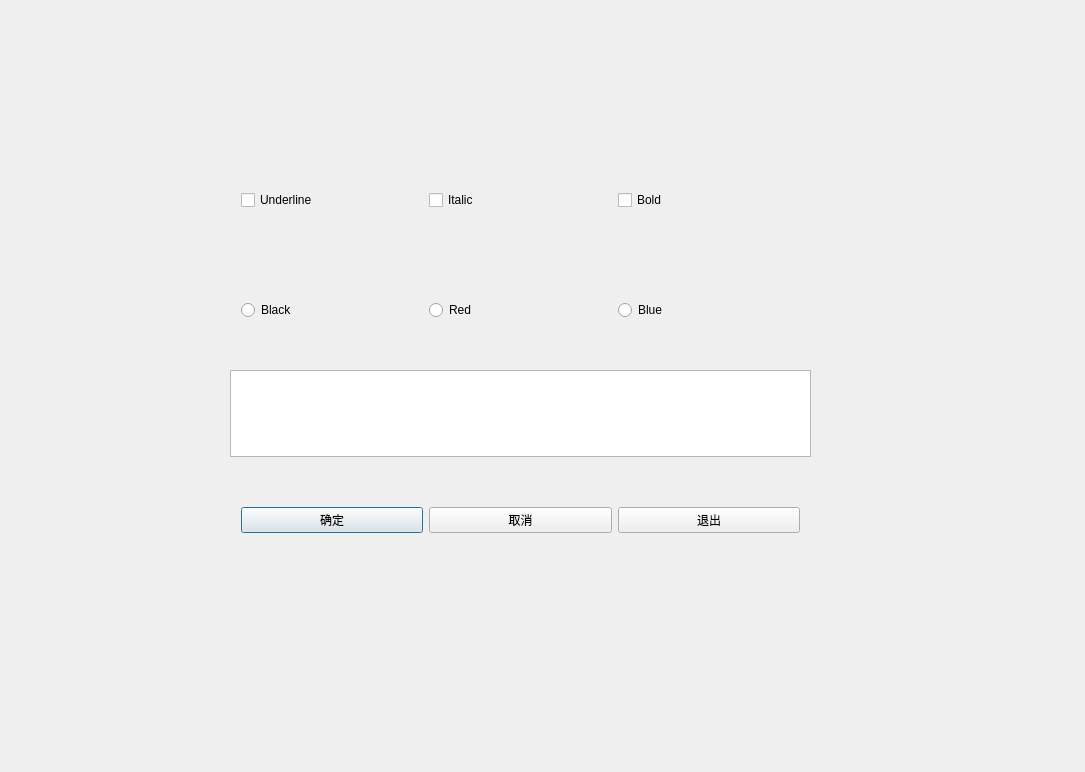
<?xml version="1.0" encoding="UTF-8"?>
<ui version="4.0">
 <class>QWDialog</class>
 <widget class="QDialog" name="QWDialog">
  <property name="geometry">
   <rect>
    <x>0</x>
    <y>0</y>
    <width>1085</width>
    <height>772</height>
   </rect>
  </property>
  <property name="windowTitle">
   <string>Dialog by Designer</string>
  </property>
  <widget class="QWidget" name="horizontalLayoutWidget">
   <property name="geometry">
    <rect>
     <x>230</x>
     <y>160</y>
     <width>581</width>
     <height>80</height>
    </rect>
   </property>
   <layout class="QHBoxLayout" name="horizontalLayout">
    <item>
     <widget class="QCheckBox" name="chkBoxUnder">
      <property name="text">
       <string>Underline</string>
      </property>
     </widget>
    </item>
    <item>
     <widget class="QCheckBox" name="chkBoxItalic">
      <property name="text">
       <string>Italic</string>
      </property>
     </widget>
    </item>
    <item>
     <widget class="QCheckBox" name="chkBoxBold">
      <property name="text">
       <string>Bold</string>
      </property>
     </widget>
    </item>
   </layout>
  </widget>
  <widget class="QWidget" name="horizontalLayoutWidget_2">
   <property name="geometry">
    <rect>
     <x>230</x>
     <y>270</y>
     <width>581</width>
     <height>80</height>
    </rect>
   </property>
   <layout class="QHBoxLayout" name="horizontalLayout_2">
    <item>
     <widget class="QRadioButton" name="rBtnBlack">
      <property name="text">
       <string>Black</string>
      </property>
     </widget>
    </item>
    <item>
     <widget class="QRadioButton" name="rBtnRed">
      <property name="text">
       <string>Red</string>
      </property>
     </widget>
    </item>
    <item>
     <widget class="QRadioButton" name="rBtnBlue">
      <property name="text">
       <string>Blue</string>
      </property>
     </widget>
    </item>
   </layout>
  </widget>
  <widget class="QPlainTextEdit" name="txtEdit">
   <property name="geometry">
    <rect>
     <x>230</x>
     <y>370</y>
     <width>581</width>
     <height>87</height>
    </rect>
   </property>
  </widget>
  <widget class="QWidget" name="horizontalLayoutWidget_3">
   <property name="geometry">
    <rect>
     <x>230</x>
     <y>480</y>
     <width>581</width>
     <height>80</height>
    </rect>
   </property>
   <layout class="QHBoxLayout" name="horizontalLayout_3">
    <item>
     <widget class="QPushButton" name="btnOK">
      <property name="text">
       <string>确定</string>
      </property>
     </widget>
    </item>
    <item>
     <widget class="QPushButton" name="btnCancel">
      <property name="text">
       <string>取消</string>
      </property>
     </widget>
    </item>
    <item>
     <widget class="QPushButton" name="btnClose">
      <property name="text">
       <string>退出</string>
      </property>
     </widget>
    </item>
   </layout>
  </widget>
 </widget>
 <layoutdefault spacing="6" margin="11"/>
 <resources>
  <include location="samp.qrc"/>
 </resources>
 <connections/>
</ui>
